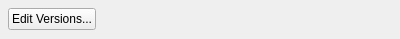
<?xml version="1.0" encoding="UTF-8"?>
<ui version="4.0">
 <class>settings_frame</class>
 <widget class="QFrame" name="settings_frame">
  <property name="geometry">
   <rect>
    <x>0</x>
    <y>0</y>
    <width>400</width>
    <height>39</height>
   </rect>
  </property>
  <property name="windowTitle">
   <string>Frame</string>
  </property>
  <property name="frameShape">
   <enum>QFrame::NoFrame</enum>
  </property>
  <layout class="QFormLayout" name="formLayout">
   <property name="fieldGrowthPolicy">
    <enum>QFormLayout::ExpandingFieldsGrow</enum>
   </property>
   <property name="labelAlignment">
    <set>Qt::AlignRight|Qt::AlignTrailing|Qt::AlignVCenter</set>
   </property>
   <property name="margin">
    <number>8</number>
   </property>
   <item row="0" column="0">
    <widget class="QPushButton" name="appPaths_pushButton">
     <property name="text">
      <string>Edit Versions...</string>
     </property>
     <property name="exec" stdset="0">
      <string>appPathsEditor</string>
     </property>
    </widget>
   </item>
  </layout>
 </widget>
 <resources/>
 <connections/>
</ui>
